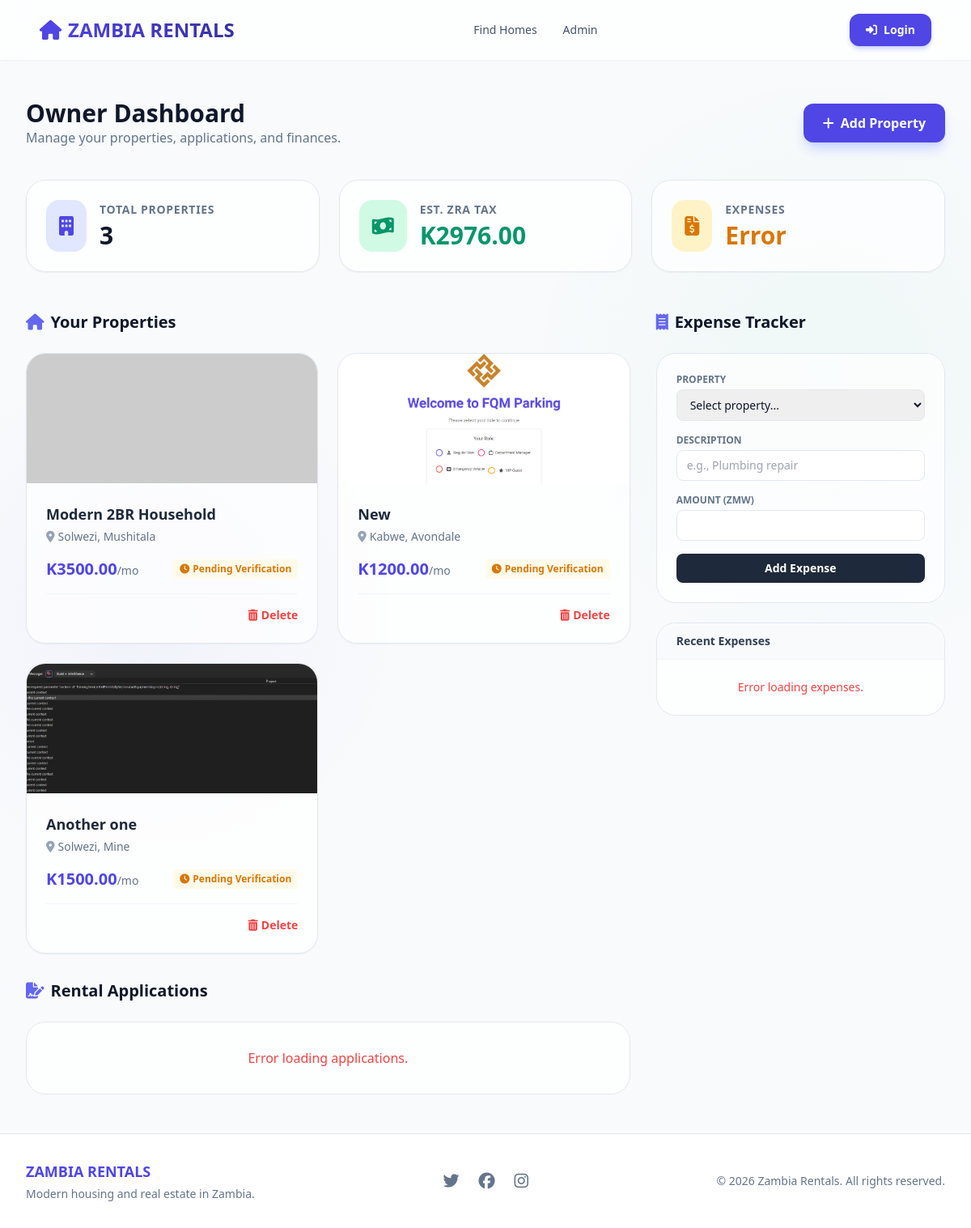
Page /dashboard/ (signed in) on the committed database.
### core/models.py (models this page shows, shortened)
class Property(models.Model):
    CATEGORY_CHOICES = (
        ('RESIDENTIAL', 'Residential House/Apartment'),
        ('BOARDING', 'Student Boarding House'),
        ('LODGE', 'Lodge/Short-stay'),
    )
    owner = models.ForeignKey(settings.AUTH_USER_MODEL, on_delete=models.CASCADE, related_name='properties')
    title = models.CharField(max_length=255)
    category = models.CharField(max_length=20, choices=CATEGORY_CHOICES, default='RESIDENTIAL')
    province = models.CharField(max_length=50, default="Lusaka")
    district = models.CharField(max_length=50)
    area_name = models.CharField(max_length=100, blank=True)
    street_address = models.CharField(max_length=255, blank=True)
    price = models.DecimalField(max_digits=10, decimal_places=2)
    is_tax_compliant = models.BooleanField(default=False)
    created_at = models.DateTimeField(auto_now_add=True)
    def estimated_annual_tax(self):
        annual_income = self.price * 12
        policy = TaxPolicy.objects.first()
        if not policy: return 0.00
        return round((annual_income * policy.percentage) / 100, 2)

class PropertyImage(models.Model):
    property = models.ForeignKey(Property, on_delete=models.CASCADE, related_name='images')
    image = models.ImageField(upload_to='property_images/')
    caption = models.CharField(max_length=255, blank=True)
    is_main = models.BooleanField(default=False)
    created_at = models.DateTimeField(auto_now_add=True)

### core/views.py (the view)
# urls.py: path('dashboard/', dashboard_page, name='dashboard'),
@login_required
def dashboard_page(request):
    user_properties = Property.objects.filter(owner=request.user)
    total_tax = sum(p.estimated_annual_tax() for p in user_properties)
    context = {
        'properties': user_properties,
        'total_tax': total_tax,
        'property_count': user_properties.count()
    }
    return render(request, 'dashboard.html', context)

### templates/dashboard.html (shortened to what this page needs)
{% extends 'base.html' %}
{% load static %}
{% block content %}
<div class="animate-[fadeIn_0.5s_ease-out]">
    <header class="mb-10 flex flex-col md:flex-row md:items-center justify-between gap-4">
        <div>
            <h1 class="text-3xl font-bold text-slate-900">Owner Dashboard</h1>
            <p class="text-slate-500">Manage your properties, applications, and finances.</p>
        </div>
        <a href="{% url 'add-property' %}"
            class="inline-flex items-center justify-center bg-indigo-600 hover:bg-indigo-700 text-white px-6 py-3 rounded-xl font-bold transition shadow-lg shadow-indigo-200">
            <i class="fas fa-plus mr-2"></i> Add Property
        </a>
    </header>
    <div class="grid grid-cols-1 md:grid-cols-3 gap-6 mb-12">
        <div class="glass-card p-6 rounded-3xl border border-slate-200 shadow-sm flex items-center">
            <div class="bg-indigo-100 text-indigo-600 p-4 rounded-2xl mr-4">
                <i class="fas fa-building text-2xl"></i>
            </div>
            <div>
                <p class="text-slate-500 text-sm font-semibold uppercase tracking-wider">Total Properties</p>
                <h2 class="text-3xl font-black mt-1">{{ property_count }}</h2>
            </div>
        </div>
        <div class="glass-card p-6 rounded-3xl border border-slate-200 shadow-sm flex items-center">
            <div class="bg-emerald-100 text-emerald-600 p-4 rounded-2xl mr-4">
                <i class="fas fa-money-bill-wave text-2xl"></i>
            </div>
            <div>
                <p class="text-slate-500 text-sm font-semibold uppercase tracking-wider">Est. ZRA Tax</p>
                <h2 class="text-3xl font-black mt-1 text-emerald-600">K{{ total_tax }}</h2>
            </div>
        </div>
        <div class="glass-card p-6 rounded-3xl border border-slate-200 shadow-sm flex items-center">
            <div class="bg-amber-100 text-amber-600 p-4 rounded-2xl mr-4">
                <i class="fas fa-file-invoice-dollar text-2xl"></i>
            </div>
            <div>
                <p class="text-slate-500 text-sm font-semibold uppercase tracking-wider">Expenses</p>
                <h2 class="text-3xl font-black mt-1 text-amber-600" id="totalExpenses">Loading...</h2>
            </div>
        </div>
    </div>
    <div class="grid grid-cols-1 lg:grid-cols-3 gap-8">
        <div class="lg:col-span-2 space-y-8">
            <section>
                <div class="flex items-center justify-between mb-6">
                    <h3 class="text-xl font-bold flex items-center">
                        <i class="fas fa-home text-indigo-500 mr-2"></i> Your Properties
                    </h3>
                </div>
                <div class="grid grid-cols-1 md:grid-cols-2 gap-6">
                    {% for prop in properties %}
                    <div
                        class="glass-card rounded-3xl border border-slate-200 shadow-sm hover:shadow-md transition overflow-hidden">
                        <div class="h-40 bg-slate-200 relative">
                            {% if prop.images.exists %}
                            {% for img in prop.images.all %}
                            {% if img.is_main %}
                            <img src="{{ img.image.url }}" class="w-full h-full object-cover">
                            {% endif %}
                            {% endfor %}
                            {% else %}
                            <img src="https://via.placeholder.com/400x300?text=No+Image"
                                class="w-full h-full object-cover">
                            {% endif %}
                        </div>
                        <div class="p-6">
                            <div class="flex justify-between items-start mb-4">
                                <div>
                                    <h4 class="font-bold text-lg text-slate-800">{{ prop.title }}</h4>
                                    <p class="text-slate-500 text-sm mt-1"><i
                                            class="fas fa-map-marker-alt text-slate-400 mr-1"></i>{{ prop.district }},
                                        {{ prop.area_name }}</p>
                                </div>
                            </div>
                            <div class="flex items-center justify-between mb-4 pb-4 border-b border-slate-100">
                                <p class="font-black text-xl text-indigo-600">K{{ prop.price }}<span
                                        class="text-sm text-slate-500 font-normal">/mo</span></p>
                                {% if prop.is_tax_compliant %}
                                <span
                                    class="text-xs font-bold text-emerald-600 bg-emerald-50 px-2 py-1 rounded flex items-center"><i
                                        class="fas fa-check-circle mr-1"></i> Tax Compliant</span>
                                {% else %}
                                <span
                                    class="text-xs font-bold text-amber-600 bg-amber-50 px-2 py-1 rounded flex items-center"><i
                                        class="fas fa-clock mr-1"></i> Pending Verification</span>
                                {% endif %}
                            </div>
                            <div class="flex justify-end">
                                <button
                                    class="text-red-500 text-sm font-semibold hover:text-red-700 transition flex items-center"
                                    onclick="deleteProperty({{ prop.id }})"><i class="fas fa-trash-alt mr-1"></i>
                                    Delete</button>
                            </div>
                        </div>
                    </div>
                    {% endfor %}
                </div>
            </section>
            <section>
                <div class="flex items-center justify-between mb-6">
                    <h3 class="text-xl font-bold flex items-center">
                        <i class="fas fa-file-signature text-indigo-500 mr-2"></i> Rental Applications
                    </h3>
                </div>
                <div class="glass-card rounded-3xl border border-slate-200 overflow-hidden">
                    <div id="applicationsContainer" class="divide-y divide-slate-100">
                    </div>
                </div>
            </section>
        </div>
        <div class="space-y-8">
            <section>
                <div class="flex items-center justify-between mb-6">
                    <h3 class="text-xl font-bold flex items-center">
                        <i class="fas fa-receipt text-indigo-500 mr-2"></i> Expense Tracker
                    </h3>
                </div>
                <div class="glass-card p-6 rounded-3xl border border-slate-200 mb-6">
                    <form id="expenseForm" class="space-y-4">
                        <div>
                            <label class="block text-xs font-bold text-slate-500 uppercase mb-1">Property</label>
                            <select id="expenseProperty" required
                                class="w-full px-3 py-2 rounded-lg border border-slate-200 outline-none focus:ring-2 focus:ring-indigo-500 text-sm">
                                <option value="">Select property...</option>
                            </select>
                        </div>
                        <div>
                            <label class="block text-xs font-bold text-slate-500 uppercase mb-1">Description</label>
                            <input type="text" id="expenseDescription" required placeholder="e.g., Plumbing repair"
                                class="w-full px-3 py-2 rounded-lg border border-slate-200 outline-none focus:ring-2 focus:ring-indigo-500 text-sm">
                        </div>
                        <div>
                            <label class="block text-xs font-bold text-slate-500 uppercase mb-1">Amount (ZMW)</label>
                            <input type="number" id="expenseAmount" required min="0" step="0.01"
                                class="w-full px-3 py-2 rounded-lg border border-slate-200 outline-none focus:ring-2 focus:ring-indigo-500 text-sm">
                        </div>
                        <button type="submit"
                            class="w-full bg-slate-800 text-white font-bold py-2 rounded-lg hover:bg-slate-900 transition text-sm">Add
                            Expense</button>
                    </form>
                </div>
                <div class="glass-card rounded-3xl border border-slate-200 overflow-hidden">
                    <div class="bg-slate-50 px-6 py-3 border-b border-slate-100">
                        <h4 class="font-bold text-sm text-slate-700">Recent Expenses</h4>
                    </div>
                    <div id="expensesList" class="divide-y divide-slate-100 max-h-96 overflow-y-auto">
                    </div>
                </div>
            </section>
        </div>
    </div>
</div>
{% endblock %}

### static/css/global.css (style rules this page uses)
:root { --glass-bg: rgba(255, 255, 255, 0.7); --glass-border: rgba(255, 255, 255, 0.3); --glass-blur: 12px; }
body { background-color: #f8fafc; background-image: radial-gradient(circle at 15% 50%, rgba(79, 70, 229, 0.04), transparent 25%), radial-gradient(circle at 85% 30%, rgba(16, 185, 129, 0.04), transparent 25%); background-attachment: fixed; transition: background-color 0.5s ease; }
.glass-card { background: var(--glass-bg); backdrop-filter: blur(var(--glass-blur)); -webkit-backdrop-filter: blur(var(--glass-blur)); border: 1px solid var(--glass-border); transition: transform 0.3s cubic-bezier(0.4, 0, 0.2, 1), box-shadow 0.3s cubic-bezier(0.4, 0, 0.2, 1); }
html { scroll-behavior: smooth; }

### rows in the picture
Property: title "Modern 2BR Household", district "Solwezi", area_name "Mushitala", price "3500.00", is_tax_compliant False (drawn)
Property: title "New", district "Kabwe", area_name "Avondale", price "1200.00", is_tax_compliant False (drawn)
PropertyImage: image (picture)
Property: title "Another one", district "Solwezi", area_name "Mine", price "1500.00", is_tax_compliant False (drawn)
PropertyImage: image (picture)

### other values in the picture
{{ property_count }} "3"
{{ total_tax }} "2976.00"
